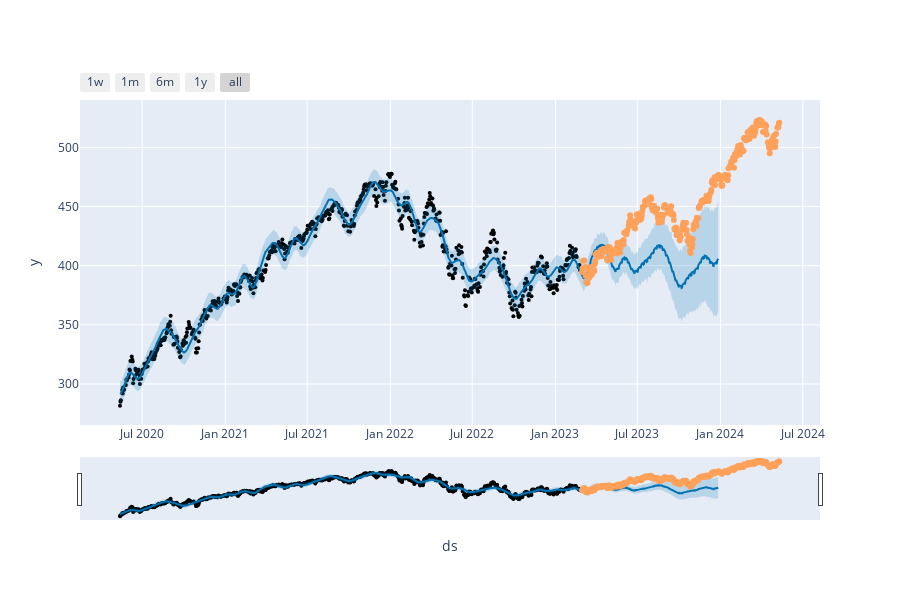

Here is the notebook cell this chart was saved with:
### Code cell
from prophet import Prophet
from prophet.plot import plot_plotly

# Assuming you have already imported necessary libraries and loaded the data

# Reset index of stocks DataFrame
stocks.reset_index(inplace=True)
# stocks.set_index('Date',inplace=True)
stocks_temp = stocks[['Date', 'Close']].rename(columns={'Date': 'ds', 'Close': 'y'})
split=len(stocks_temp)-int(len(stocks_temp)*0.70)

stocks_temp_test = stocks_temp.tail(split)
print(split)

stocks_temp_train = stocks_temp.head(len(stocks_temp) - split)

FBprophet = Prophet(daily_seasonality=True)

FBprophet.fit(stocks_temp_train)

future = FBprophet.make_future_dataframe(periods=split)

forecast = FBprophet.predict(future)

fig = plot_plotly(FBprophet, forecast)

fig.add_trace(go.Scatter(x=stocks_temp_test['ds'], y=stocks_temp_test['y'], mode='markers', name='Test Data'))

fig.show()

### Figure 1 — Plotly figure (JSON) as saved in the notebook; plotly's stock layout.template omitted (floating-point values rounded to 4 significant figures; data arrays with more than 128 entries replaced by an {"elided": "..."} marker saying what was removed)
{"data": [{"marker": {"color": "black", "size": 4}, "mode": "markers", "name": "Actual", "type": "scatter", "x": {"elided": "704 str values"}, "y": {"elided": "704 float values"}}, {"hoverinfo": "skip", "line": {"width": 0}, "mode": "lines", "type": "scatter", "x": {"elided": "1006 str values"}, "y": {"elided": "1006 float values"}}, {"fill": "tonexty", "fillcolor": "rgba(0, 114, 178, 0.2)", "line": {"color": "#0072B2", "width": 2}, "mode": "lines", "name": "Predicted", "type": "scatter", "x": {"elided": "1006 str values"}, "y": {"elided": "1006 float values"}}, {"fill": "tonexty", "fillcolor": "rgba(0, 114, 178, 0.2)", "hoverinfo": "skip", "line": {"width": 0}, "mode": "lines", "type": "scatter", "x": {"elided": "1006 str values"}, "y": {"elided": "1006 float values"}}, {"mode": "markers", "name": "Test Data", "type": "scatter", "x": {"elided": "302 str values"}, "y": {"elided": "302 float values"}}], "layout": {"height": 600, "showlegend": false, "width": 900, "xaxis": {"rangeselector": {"buttons": [{"count": 7, "label": "1w", "step": "day", "stepmode": "backward"}, {"count": 1, "label": "1m", "step": "month", "stepmode": "backward"}, {"count": 6, "label": "6m", "step": "month", "stepmode": "backward"}, {"count": 1, "label": "1y", "step": "year", "stepmode": "backward"}, {"step": "all"}]}, "rangeslider": {"visible": true}, "title": {"text": "ds"}, "type": "date"}, "yaxis": {"title": {"text": "y"}}}}
